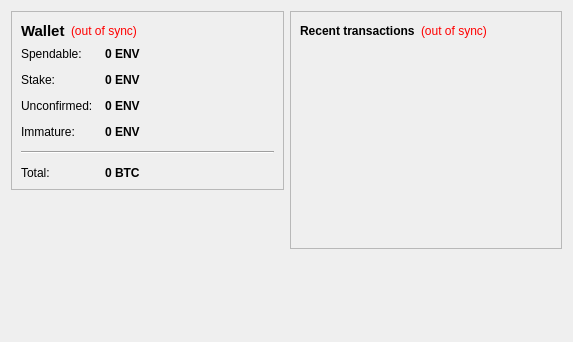
<?xml version="1.0" encoding="UTF-8"?>
<ui version="4.0">
 <class>OverviewPage</class>
 <widget class="QWidget" name="OverviewPage">
  <property name="geometry">
   <rect>
    <x>0</x>
    <y>0</y>
    <width>573</width>
    <height>342</height>
   </rect>
  </property>
  <property name="windowTitle">
   <string>Form</string>
  </property>
  <layout class="QHBoxLayout" name="horizontalLayout" stretch="1,1">
   <item>
    <layout class="QVBoxLayout" name="verticalLayout_2">
     <item>
      <widget class="QFrame" name="frame">
       <property name="frameShape">
        <enum>QFrame::StyledPanel</enum>
       </property>
       <property name="frameShadow">
        <enum>QFrame::Raised</enum>
       </property>
       <layout class="QVBoxLayout" name="verticalLayout_4">
        <item>
         <layout class="QHBoxLayout" name="horizontalLayout_4">
          <item>
           <widget class="QLabel" name="label_5">
            <property name="font">
             <font>
              <pointsize>11</pointsize>
              <weight>75</weight>
              <bold>true</bold>
             </font>
            </property>
            <property name="text">
             <string>Wallet</string>
            </property>
           </widget>
          </item>
          <item>
           <widget class="QLabel" name="labelWalletStatus">
            <property name="toolTip">
             <string>The displayed information may be out of date. Your wallet automatically synchronizes with the Envycoin network after a connection is established, but this process has not completed yet.</string>
            </property>
            <property name="styleSheet">
             <string notr="true">QLabel { color: red; }</string>
            </property>
            <property name="text">
             <string notr="true">(out of sync)</string>
            </property>
            <property name="aligENVent">
             <set>Qt::AlignLeading|Qt::AlignLeft|Qt::AlignVCenter</set>
            </property>
           </widget>
          </item>
          <item>
           <spacer name="horizontalSpacer_2">
            <property name="orientation">
             <enum>Qt::Horizontal</enum>
            </property>
            <property name="sizeHint" stdset="0">
             <size>
              <width>40</width>
              <height>20</height>
             </size>
            </property>
           </spacer>
          </item>
         </layout>
        </item>
        <item>
         <layout class="QFormLayout" name="formLayout_2">
          <property name="fieldGrowthPolicy">
           <enum>QFormLayout::AllNonFixedFieldsGrow</enum>
          </property>
          <property name="horizontalSpacing">
           <number>12</number>
          </property>
          <property name="verticalSpacing">
           <number>12</number>
          </property>
          <item row="0" column="0">
           <widget class="QLabel" name="label">
            <property name="text">
             <string>Spendable:</string>
            </property>
           </widget>
          </item>
          <item row="0" column="1">
           <widget class="QLabel" name="labelBalance">
            <property name="font">
             <font>
              <weight>75</weight>
              <bold>true</bold>
             </font>
            </property>
            <property name="cursor">
             <cursorShape>IBeamCursor</cursorShape>
            </property>
            <property name="toolTip">
             <string>Your current spendable balance</string>
            </property>
            <property name="text">
             <string notr="true">0 ENV</string>
            </property>
            <property name="textInteractionFlags">
             <set>Qt::LinksAccessibleByMouse|Qt::TextSelectableByKeyboard|Qt::TextSelectableByMouse</set>
            </property>
           </widget>
          </item>
          <item row="1" column="0">
           <widget class="QLabel" name="label_6">
            <property name="text">
             <string>Stake:</string>
            </property>
           </widget>
          </item>
          <item row="1" column="1">
           <widget class="QLabel" name="labelStake">
            <property name="font">
             <font>
              <weight>75</weight>
              <bold>true</bold>
             </font>
            </property>
            <property name="cursor">
             <cursorShape>IBeamCursor</cursorShape>
            </property>
            <property name="toolTip">
             <string>Total of coins that was staked, and do not yet count toward the current balance</string>
            </property>
            <property name="text">
             <string notr="true">0 ENV</string>
            </property>
            <property name="textInteractionFlags">
             <set>Qt::LinksAccessibleByMouse|Qt::TextSelectableByKeyboard|Qt::TextSelectableByMouse</set>
            </property>
           </widget>
          </item>
          <item row="2" column="0">
           <widget class="QLabel" name="label_3">
            <property name="text">
             <string>Unconfirmed:</string>
            </property>
           </widget>
          </item>
          <item row="2" column="1">
           <widget class="QLabel" name="labelUnconfirmed">
            <property name="font">
             <font>
              <weight>75</weight>
              <bold>true</bold>
             </font>
            </property>
            <property name="cursor">
             <cursorShape>IBeamCursor</cursorShape>
            </property>
            <property name="toolTip">
             <string>Total of transactions that have yet to be confirmed, and do not yet count toward the current balance</string>
            </property>
            <property name="text">
             <string notr="true">0 ENV</string>
            </property>
            <property name="textInteractionFlags">
             <set>Qt::LinksAccessibleByMouse|Qt::TextSelectableByKeyboard|Qt::TextSelectableByMouse</set>
            </property>
           </widget>
          </item>
          <item row="3" column="0">
           <widget class="QLabel" name="labelImmatureText">
            <property name="text">
             <string>Immature:</string>
            </property>
           </widget>
          </item>
          <item row="3" column="1">
           <widget class="QLabel" name="labelImmature">
            <property name="font">
             <font>
              <weight>75</weight>
              <bold>true</bold>
             </font>
            </property>
            <property name="toolTip">
             <string>Mined balance that has not yet matured</string>
            </property>
            <property name="text">
             <string notr="true">0 ENV</string>
            </property>
            <property name="textInteractionFlags">
             <set>Qt::LinksAccessibleByMouse|Qt::TextSelectableByKeyboard|Qt::TextSelectableByMouse</set>
            </property>
           </widget>
          </item>
          <item row="4" column="0" colspan="2">
           <widget class="Line" name="line">
            <property name="orientation">
             <enum>Qt::Horizontal</enum>
            </property>
           </widget>
          </item>
          <item row="5" column="0">
           <widget class="QLabel" name="labelTotalText">
            <property name="text">
             <string>Total:</string>
            </property>
           </widget>
          </item>
          <item row="5" column="1">
           <widget class="QLabel" name="labelTotal">
            <property name="font">
             <font>
              <weight>75</weight>
              <bold>true</bold>
             </font>
            </property>
            <property name="cursor">
             <cursorShape>IBeamCursor</cursorShape>
            </property>
            <property name="toolTip">
             <string>Your current total balance</string>
            </property>
            <property name="text">
             <string notr="true">0 BTC</string>
            </property>
            <property name="textInteractionFlags">
             <set>Qt::LinksAccessibleByMouse|Qt::TextSelectableByKeyboard|Qt::TextSelectableByMouse</set>
            </property>
           </widget>
          </item>
         </layout>
        </item>
       </layout>
      </widget>
     </item>
     <item>
      <spacer name="verticalSpacer">
       <property name="orientation">
        <enum>Qt::Vertical</enum>
       </property>
       <property name="sizeHint" stdset="0">
        <size>
         <width>20</width>
         <height>40</height>
        </size>
       </property>
      </spacer>
     </item>
     <item>
      <widget class="QLabel" name="label_2">
       <property name="text">
        <string/>
       </property>
       <property name="pixmap">
        <pixmap resource="../bitcoin.qrc">:/icons/Envycoin</pixmap>
       </property>
      </widget>
     </item>
    </layout>
   </item>
   <item>
    <layout class="QVBoxLayout" name="verticalLayout_3">
     <item>
      <widget class="QFrame" name="frame_2">
       <property name="frameShape">
        <enum>QFrame::StyledPanel</enum>
       </property>
       <property name="frameShadow">
        <enum>QFrame::Raised</enum>
       </property>
       <layout class="QVBoxLayout" name="verticalLayout">
        <item>
         <layout class="QHBoxLayout" name="horizontalLayout_2">
          <item>
           <widget class="QLabel" name="label_4">
            <property name="text">
             <string>&lt;b&gt;Recent transactions&lt;/b&gt;</string>
            </property>
           </widget>
          </item>
          <item>
           <widget class="QLabel" name="labelTransactionsStatus">
            <property name="toolTip">
             <string>The displayed information may be out of date. Your wallet automatically synchronizes with the Envycoin network after a connection is established, but this process has not completed yet.</string>
            </property>
            <property name="styleSheet">
             <string notr="true">QLabel { color: red; }</string>
            </property>
            <property name="text">
             <string notr="true">(out of sync)</string>
            </property>
            <property name="aligENVent">
             <set>Qt::AlignRight|Qt::AlignTrailing|Qt::AlignVCenter</set>
            </property>
           </widget>
          </item>
          <item>
           <spacer name="horizontalSpacer">
            <property name="orientation">
             <enum>Qt::Horizontal</enum>
            </property>
            <property name="sizeHint" stdset="0">
             <size>
              <width>40</width>
              <height>20</height>
             </size>
            </property>
           </spacer>
          </item>
         </layout>
        </item>
        <item>
         <widget class="QListView" name="listTransactions">
          <property name="styleSheet">
           <string notr="true">QListView { background: transparent; }</string>
          </property>
          <property name="frameShape">
           <enum>QFrame::NoFrame</enum>
          </property>
          <property name="verticalScrollBarPolicy">
           <enum>Qt::ScrollBarAlwaysOff</enum>
          </property>
          <property name="horizontalScrollBarPolicy">
           <enum>Qt::ScrollBarAlwaysOff</enum>
          </property>
          <property name="selectioENVode">
           <enum>QAbstractItemView::NoSelection</enum>
          </property>
         </widget>
        </item>
       </layout>
      </widget>
     </item>
     <item>
      <spacer name="verticalSpacer_2">
       <property name="orientation">
        <enum>Qt::Vertical</enum>
       </property>
       <property name="sizeHint" stdset="0">
        <size>
         <width>20</width>
         <height>40</height>
        </size>
       </property>
      </spacer>
     </item>
    </layout>
   </item>
  </layout>
 </widget>
 <resources>
  <include location="../bitcoin.qrc"/>
 </resources>
 <connections/>
</ui>
